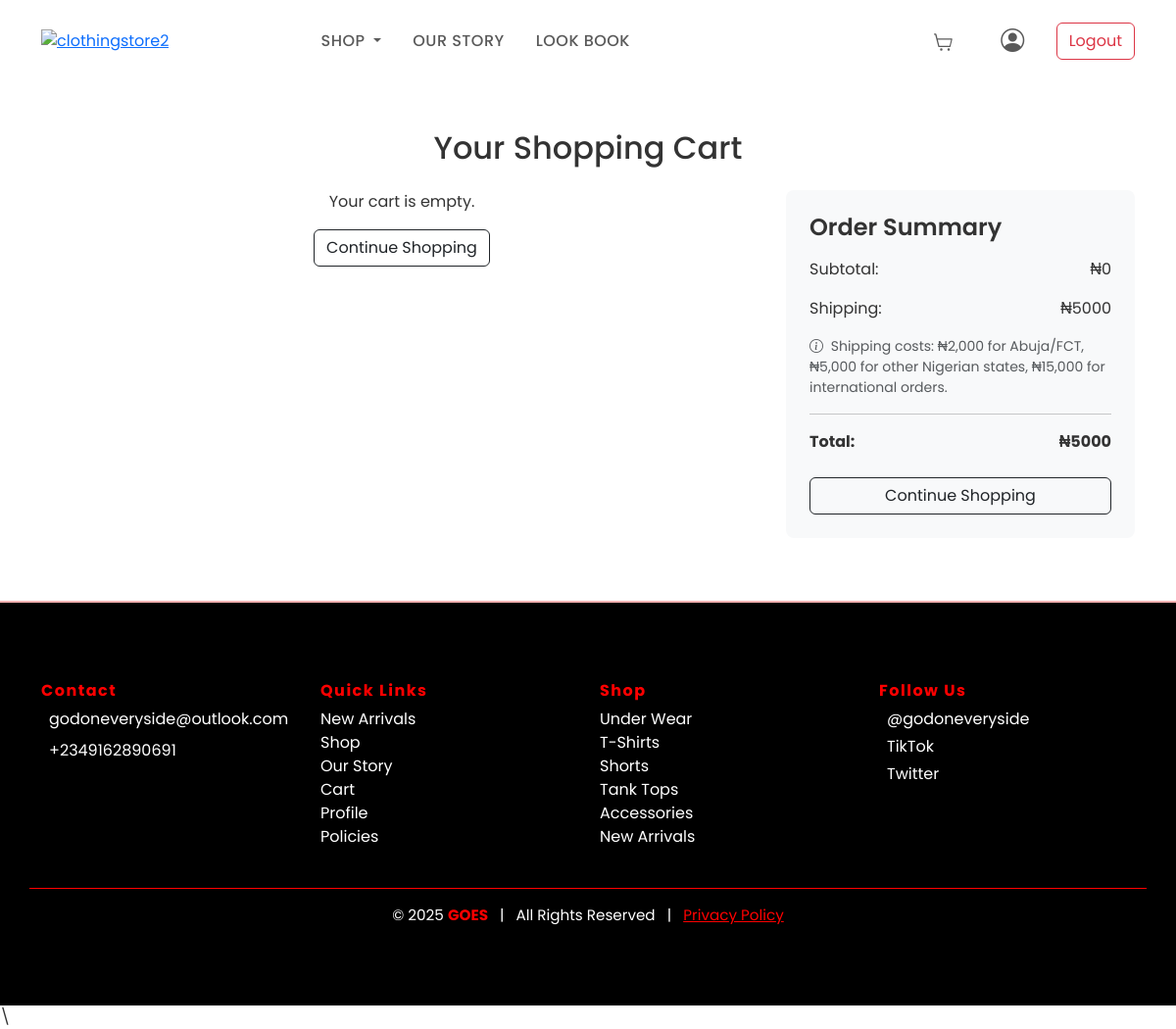
Screenshot of /cart (signed in) with the database file from the repository.
### GOESApp/models.py (models this page shows, shortened)
class Category(models.Model):
    name = models.CharField(max_length=100, blank=True, null=True)
    description = models.TextField(blank=True, null=True)
    class Meta:
        verbose_name = "Category"
        verbose_name_plural = "Categories"

### GOESApp/views.py (the view)
# urls.py: path('cart', views.cart, name='cart'),
def cart(request):
    categories = Category.objects.all()
    cart = None
    cart_items = []
    total_price = 0
    shipping_fee = 2000  # Default shipping fee for Abuja in NGN
    subtotal = 0
    try:
        if request.user.is_authenticated:
            cart = Cart.objects.get(user=request.user)
            address = None
            if hasattr(request.user, 'address') and request.user.address:
                address = request.user.address
                country = address.country.lower() if address.country else ''
                state = address.state.lower() if address.state else ''
                if country == 'nigeria':
                    if state == 'abuja' or state == 'federal capital territory' or state == 'fct':
                        shipping_fee = 2000  # Abuja/FCT shipping fee
                    else:
                        shipping_fee = 5000  # Other Nigerian states shipping fee
                else:
                    shipping_fee = 15000  # International shipping fee
        else:
            session_key = request.session.session_key
            if session_key:
                cart = Cart.objects.get(session_key=session_key)
        if cart:
            cart_items = cart.items.all()
            subtotal = sum(item.total_price() for item in cart_items)
            total_price = subtotal + shipping_fee
    except Cart.DoesNotExist:
        pass
    context = {
        'cart': cart,
        'cart_items': cart_items,
        'subtotal': subtotal,
        'shipping_fee': shipping_fee,
        'total_price': total_price,
        'categories': categories,
    }
    return render(request, 'GOESAPP/cart.html', context)

### GOESApp/context_processors.py (called while the page is built)
def cart_item_count(request):
    count = 0
    try:
        if request.user.is_authenticated:
            cart = Cart.objects.get(user=request.user)
        else:
            session_key = request.session.session_key
            if not session_key:
                request.session.create()
            session_key = request.session.session_key
            cart = Cart.objects.get(session_key=session_key)
        if cart:
            count = sum(item.quantity for item in cart.items.all())
    except Cart.DoesNotExist:
        pass
    return {'cart_count': count}

### GOESApp/templates/GOESAPP/cart.html (shortened to what this page needs)
{% load static %}
<!DOCTYPE html>
<html lang="en">
<head>
  <link href="https://cdn.jsdelivr.net/npm/bootstrap@5.3.0/dist/css/bootstrap.min.css" rel="stylesheet" />
  <link href="https://cdn.jsdelivr.net/npm/bootstrap-icons@1.10.5/font/bootstrap-icons.css" rel="stylesheet" />
</head>
<body>
  <nav class="navbar navbar-expand-lg navbar-light bg-white py-3">
    <div class="container">
      <div class="mcb-column-inner mfn-module-wrapper mcb-column-inner-hh9pp43d mcb-item-header_logo-inner">
        <a class="logo-wrapper" href="{% url 'home' %}">
          <img style="width:100px;" src="{% static 'images/LOGO_20_TRANS[1].png'%}" alt="clothingstore2" />
        </a>
      </div>
      <div class="collapse navbar-collapse" id="navMenu">
        <ul class="navbar-nav mx-auto">
          <li class="nav-item dropdown">
            <a class="nav-link dropdown-toggle" href="#" id="collectionsDropdown" role="button" data-bs-toggle="dropdown" aria-expanded="false">
              Shop
            </a>
          </li>
          <li class="nav-item">
            <a class="nav-link" href="{% url 'our_story' %}">Our Story</a>
          </li>
          <li class="nav-item">
            <a class="nav-link" href="{% url 'shop' %}">Look Book</a>
          </li>
        </ul>
        <ul class="navbar-nav ms-auto align-items-center">
          {% if user.is_authenticated %}
            <li class="nav-item me-3">
              <a class="nav-link position-relative" href="{% url 'cart' %}">
              </a>
            </li>
            <li class="nav-item me-3">
              <a class="nav-link" href="{% url 'profile' %}" title="Your Account">
                <i class="bi bi-person-circle" style="font-size: 1.5rem;"></i>
              </a>
            </li>
            <li class="nav-item">
              <a class="btn btn-outline-danger" href="{% url 'logout_user' %}">Logout</a>
            </li>
          {% endif %}
        </ul>
      </div>
    </div>
  </nav>
  <section class="container my-5">
    <h2 class="mb-4 text-center">Your Shopping Cart</h2>
    <div class="row g-4">
      <div class="col-lg-8">
        {% if cart_items %}
          {% for item in cart_items %}
            <div class="border rounded p-3 mb-4 cart-item d-flex align-items-center justify-content-between">
              <div class="d-flex align-items-center">
                      {% if item.product.images.first %}
                          <img src="{{ item.product.images.first.image.url }}" alt="{{ item.product.name }}" class="me-3">
                      {% else %}
                          <img src="{% static 'images/default.jpg' %}" alt="{{ item.product.name }}"  class="me-3">
                      {% endif %}
                <div>
                  <h5 class="mb-1">{{ item.product.name }}</h5>
                  <p class="mb-1">
                    <small>
                      {% if item.product.size %}Size: {{ item.product.size }} | {% endif %}
                      {% if item.product.color %}Color: {{ item.product.color }}{% endif %}
                    </small>
                  </p>
                  <p class="mb-1">₦{{ item.product.price|floatformat:0 }} x {{ item.quantity }}</p>
                </div>
              </div>
              <div>
                <form action="{% url 'remove_from_cart' item.id %}" method="POST">
                  {% csrf_token %}
                  <button type="submit" class="btn btn-sm btn-outline-danger"><i class="bi bi-trash"></i></button>
                </form>
              </div>
            </div>
          {% endfor %}
        {% else %}
          <div class="text-center">
            <p>Your cart is empty.</p>
            <a href="{% url 'home' %}" class="btn btn-outline-dark">Continue Shopping</a>
          </div>
        {% endif %}
      </div>
      <div class="col-lg-4">
        <div class="cart-summary">
          <h4 class="mb-3">Order Summary</h4>
          <p class="d-flex justify-content-between">
            <span>Subtotal:</span>
            <span>₦{{ subtotal|floatformat:0 }}</span>
          </p>
          <p class="d-flex justify-content-between">
            <span>Shipping:</span>
            <span>₦{{ shipping_fee|floatformat:0 }}</span>
          </p>
          <div class="shipping-info small text-muted mb-2">
             <i class="bi bi-info-circle me-1"></i>
             Shipping costs: ₦2,000 for Abuja/FCT, ₦5,000 for other Nigerian states, ₦15,000 for international orders.
           </div>
          <hr />
          <p class="d-flex justify-content-between fw-bold">
            <span>Total:</span>
            <span>₦{{ total_price|floatformat:0 }}</span>
          </p>
          <div class="d-grid gap-2 mt-4">
            <a href="{% url 'home' %}" class="btn btn-outline-dark">Continue Shopping</a>
          </div>
        </div>
      </div>
    </div>
  </section>
			<footer id="mfn-footer-template" class="text-white" style="background-color: #000 !important; font-family: 'Poppins', sans-serif; border-top: 2px solid  #ffb3b3;">
			<div class="container py-5">
				<div class="row gy-4">
				<div class="col-12 col-sm-6 col-md-3">
					<h6 style="color:  red; font-weight: 700; letter-spacing: 1.5px;">Contact</h6>
					<p class="mb-2" style="font-size: 1rem;">
					<a href="mailto:godoneveryside@outlook.com" class="text-white text-decoration-none">godoneveryside@outlook.com</a>
					</p>
					<p style="font-size: 1rem;">
					<a href="tel:+2349162890691" class="text-white text-decoration-none">+2349162890691</a>
					</p>
				</div>
				<div class="col-12 col-sm-6 col-md-3">
					<h6 style="color: red; font-weight: 700; letter-spacing: 1.5px;">Quick Links</h6>
					<ul class="list-unstyled" style="font-size: 1rem;">
					<li><a href="{% url 'shop' %}" class="text-white text-decoration-none">New Arrivals</a></li>
					<li><a href="{% url 'shop' %}" class="text-white text-decoration-none">Shop</a></li>
					<li><a href="{% url 'our_story' %}" class="text-white text-decoration-none">Our Story</a></li>
					<li><a href="{% url 'cart' %}" class="text-white text-decoration-none">Cart</a></li>
					<li><a href="{% url 'profile' %}" class="text-white text-decoration-none">Profile</a></li>
					<li><a href="{% url 'policies' %}" class="text-white text-decoration-none">Policies</a></li>
					</ul>
				</div>
				<div class="col-12 col-sm-6 col-md-3">
					<h6 style="color:  red; font-weight: 700; letter-spacing: 1.5px;">Shop</h6>
					<ul class="list-unstyled" style="font-size: 1rem;">
					{% for category in categories %}
						<li><a href="{% url 'shop' %}?category={{ category.id }}" class="text-white text-decoration-none" >{{ category.name }}</a></li>
					{% empty %}
						<li class="text-muted">No collections found.</li>
					{% endfor %}
					</ul>
				</div>
				<div class="col-12 col-sm-6 col-md-3">
					<h6 style="color:  red; font-weight: 700; letter-spacing: 1.5px;">Follow Us</h6>
					<p class="mb-1" style="font-size: 1rem;">
					<a href="https://www.instagram.com/godoneveryside/" target="_blank" class="text-white text-decoration-none">@godoneveryside</a>
					</p>
					<p class="mb-1" style="font-size: 1rem;">
					<a href="https://www.tiktok.com/@godoneveryside" target="_blank" class="text-white text-decoration-none">TikTok</a>
					</p>
					<p style="font-size: 1rem;">
					<a href="https://twitter.com/godoneveryside" target="_blank" class="text-white text-decoration-none">Twitter</a>
					</p>
				</div>
				</div>
				<div class="row mt-4 pt-3 border-top" style="border-color:  red !important;">
				<div class="col text-center" style="font-size: 0.95rem;">
					<span>© 2025 <strong style="color:  red;">GOES</strong></span>
					<span class="mx-2">|</span>
					<span>All Rights Reserved</span>
					<span class="mx-2">|</span>
					<a href="{% url 'policies' %}" class="text-decoration-underline" style="color:  red;">Privacy Policy</a>
				</div>
				</div>
			</div>
			</footer>
<script src="https://cdn.jsdelivr.net/npm/bootstrap@5.3.0/dist/js/bootstrap.bundle.min.js"></script>\
</body>
</html>

### GOESApp/templates/GOESAPP/cart.html (style rules this page uses)
body { font-family: 'Poppins', sans-serif; color: #333; }
.cart-summary { background: #f8f9fa; padding: 1.5rem; border-radius: 8px; }
.cart-summary h4 { font-weight: 600; }
.btn-outline-dark { border-radius: 0.375rem; }
.nav-link { text-transform: uppercase; font-weight: 500; letter-spacing: .5px; margin: 0 .5rem; }
footer { margin-top: 4rem; padding: 2rem 0; background: #fafafa; }

### rows the page displays
Category: name "Under Wear"
Category: name "T-Shirts"
Category: name "Shorts"
Category: name "Tank Tops"
Category: name "Accessories"
Category: name "New Arrivals"

### other values shown
{{ subtotal|floatformat:0 }} "0"
{{ shipping_fee|floatformat:0 }} "5000"
{{ total_price|floatformat:0 }} "5000"
